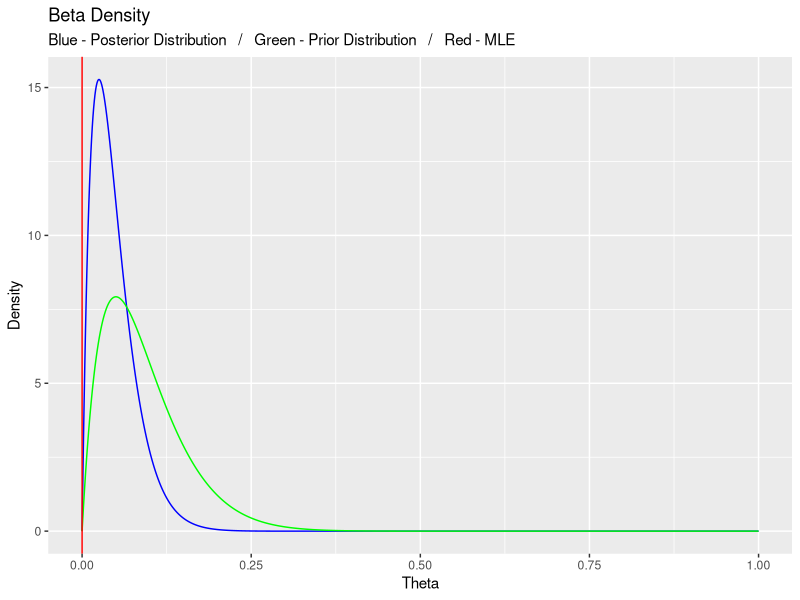
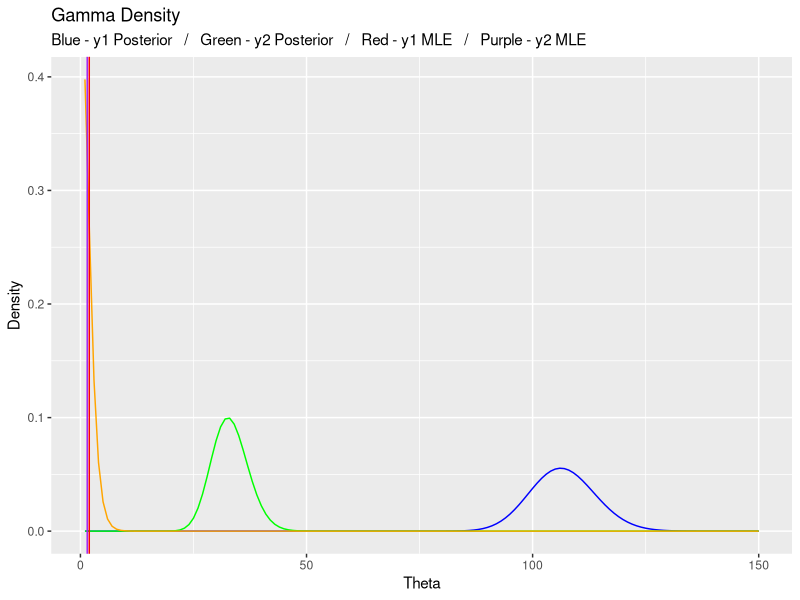

R code for these plots, in order:

### Load in the necessary packages

library(ggplot2)
library(coda)



##### Problem 2 #####



## Set the parameter values

y <- 0
n <- 20
alpha <- 2
beta <- 20

## Set the theta values

theta <- seq(from = 0, to = 1, length.out = 1000)



### Part i ###



## Plot the posterior distribution

post_beta_dens <- dbeta(x = theta, shape1 = y + alpha, shape2 = (n - y) + beta)

ggplot() +
    geom_line(aes(x = theta, y = post_beta_dens), col = "blue") +
    geom_line(aes(x = theta, y = dbeta(x = theta, shape1 = alpha, shape2 = beta)), col = "green") +
    geom_vline(aes(xintercept = (y / n)), col = "red") +
    labs(x = "Theta", y = "Density", title = "Beta Density",
         subtitle = "Blue - Posterior Distribution   /   Green - Prior Distribution   /   Red - MLE")



### Part ii ###



## Draw a sample from my posterior distribution

post_beta_rand <- rbeta(n = 10000, shape1 = y + alpha, shape2 = (n - y) + beta)

## Compute the HPD interval

bayes_int <- as.vector(HPDinterval(as.mcmc(post_beta_rand), prob = 0.95)[1, 1:2])

## Calculate the MLE

y_hat <- (y / n)

## Compute the frequentist interval

freq_int <- c((y_hat) - (1.96 * (sqrt(y_hat * (1 - y_hat)) / 2)),
              (y_hat) + (1.96 * (sqrt(y_hat * (1 - y_hat)) / 2)))



### Part iii ###



## Compute the log odds of our posterior beta distrbution

odds_samp <- log(post_beta_rand / (1 - post_beta_rand))

## Compute the HPS interval

bayes_int_odds <- as.vector(HPDinterval(as.mcmc(odds_samp), prob = 0.95)[1, 1:2])



##### Problem 3 #####



### Part i ###



## Get the poisson parameter

lambda <- (217 + 66) / 155

## Generate poisson data with the parameter

pois_data <- rpois(1000, lambda = lambda)

## Sample mean and variance

samp_mean <- mean(pois_data)
samp_var <- var(pois_data)

## Compute the gamma parameters

find_gamma_params <- function(mu, sigma_sq) {
    
    beta <- mu / sigma_sq
    alpha <- beta * mu
    return(c(alpha, beta))
    
}

gamma_params <- find_gamma_params(samp_mean, samp_var)



### Part ii ###



## Set theta values

theta <- seq(from = 1, to = 150, by = 1)

## Set the sample values

y_1 <- 217
y_2 <- 66
n_1 <- 111
n_2 <- 44
lambda_1 <- 217 / 111
lambda_2 <- 66 / 44

## Generate samples from the posterior distributions

post_dens_y1 <- dgamma(x = theta, shape = y_1 + gamma_params[1], rate = gamma_params[2] + 1)
post_dens_y2 <- dgamma(x = theta, shape = y_2 + gamma_params[1], rate = gamma_params[2] + 1)
prior_dens <- dgamma(x = theta, shape = gamma_params[1], rate = gamma_params[2])

## Generate the plot

ggplot() +
    geom_line(aes(x = theta, y = post_dens_y1), col = "blue") +
    geom_line(aes(x = theta, y = post_dens_y2), col = "green") +
    geom_line(aes(x = theta, y = prior_dens), col = "orange") +
    geom_vline(aes(xintercept = lambda_1), col = "red") +
    geom_vline(aes(xintercept = lambda_2), col = "purple") +
    labs(x = "Theta", y = "Density", title = "Gamma Density",
         subtitle = "Blue - y1 Posterior   /   Green - y2 Posterior   /   Red - y1 MLE   /   Purple - y2 MLE")






